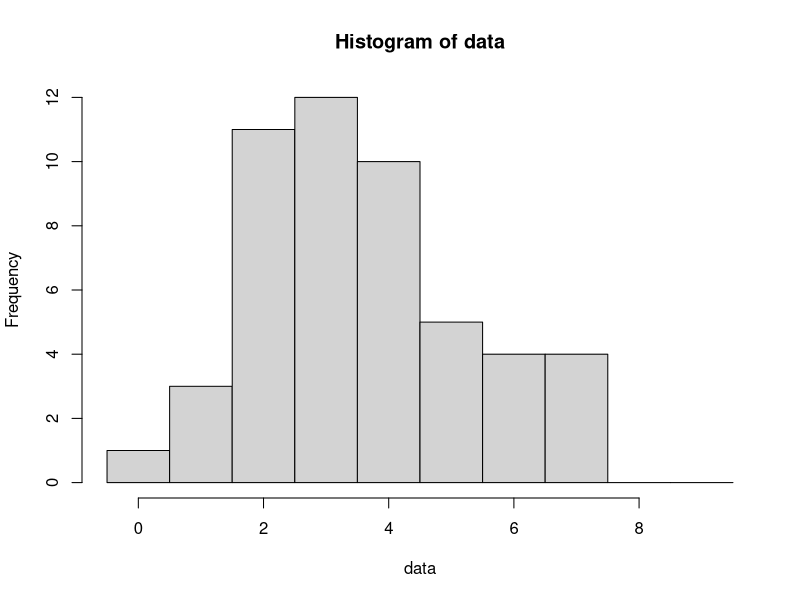
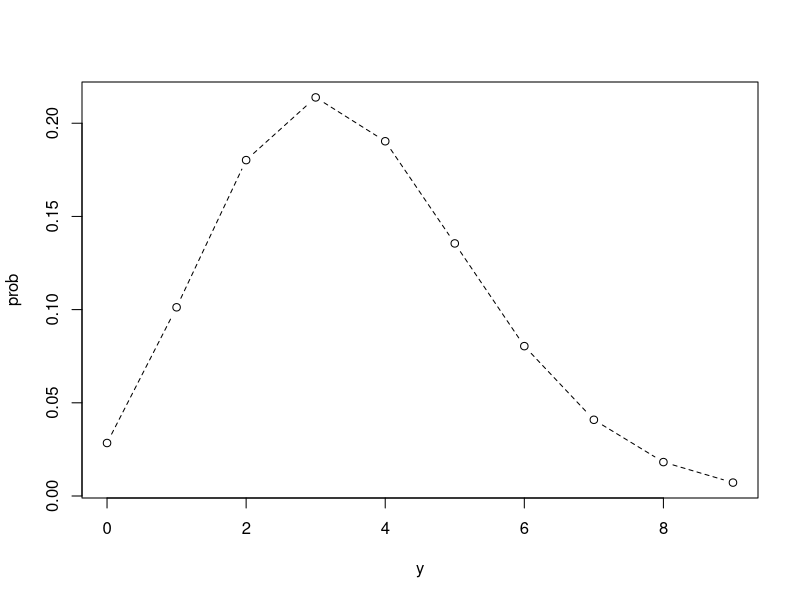
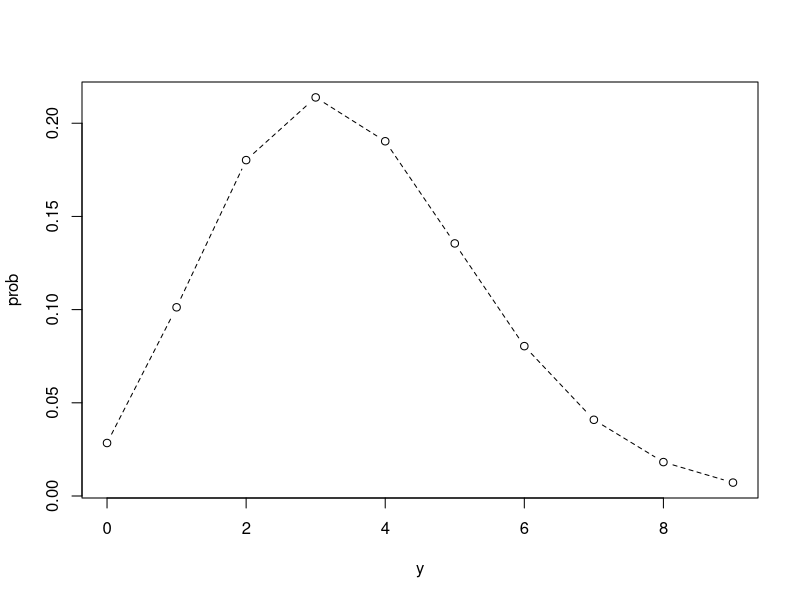
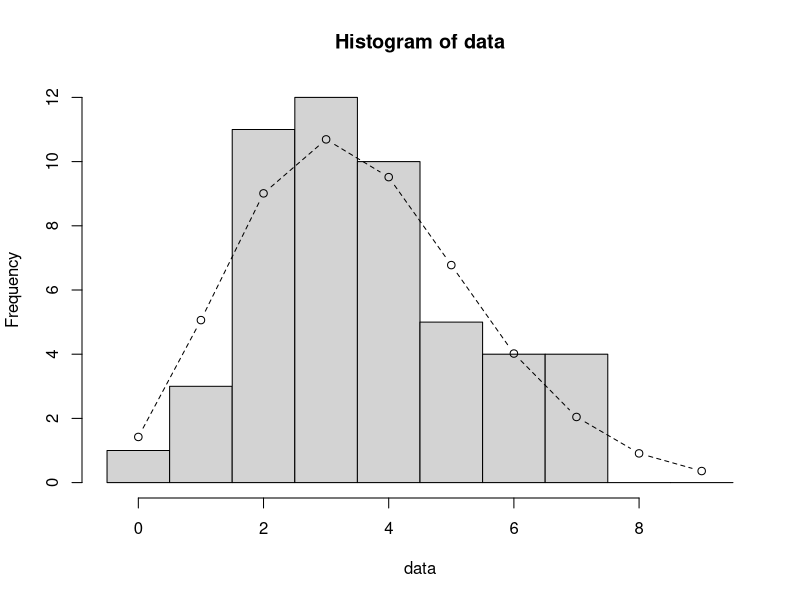
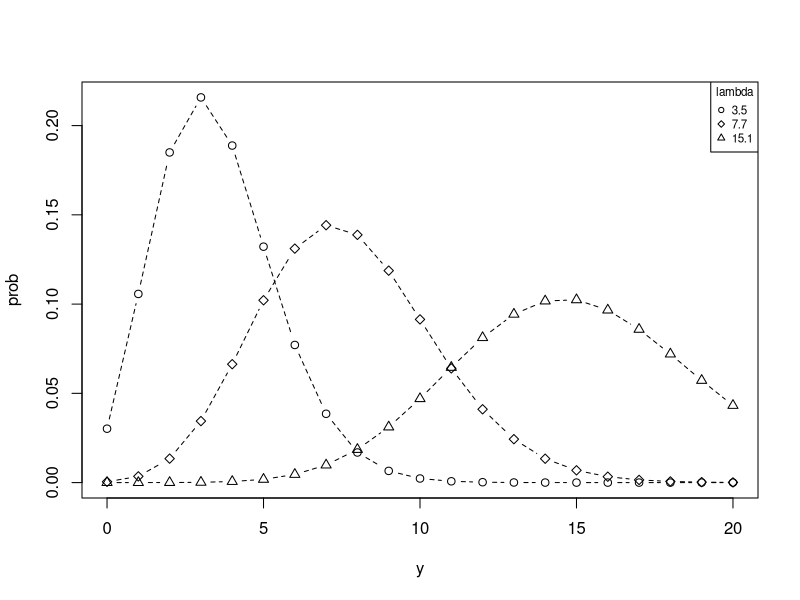
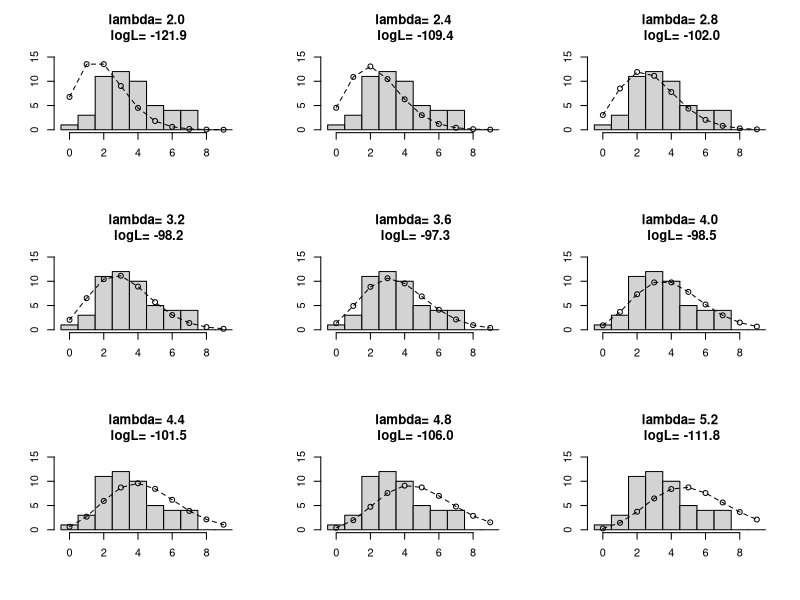
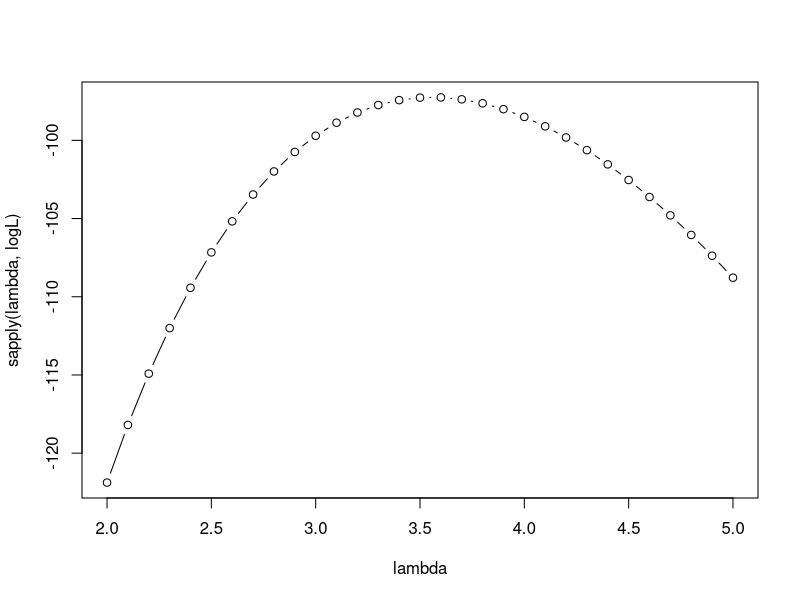
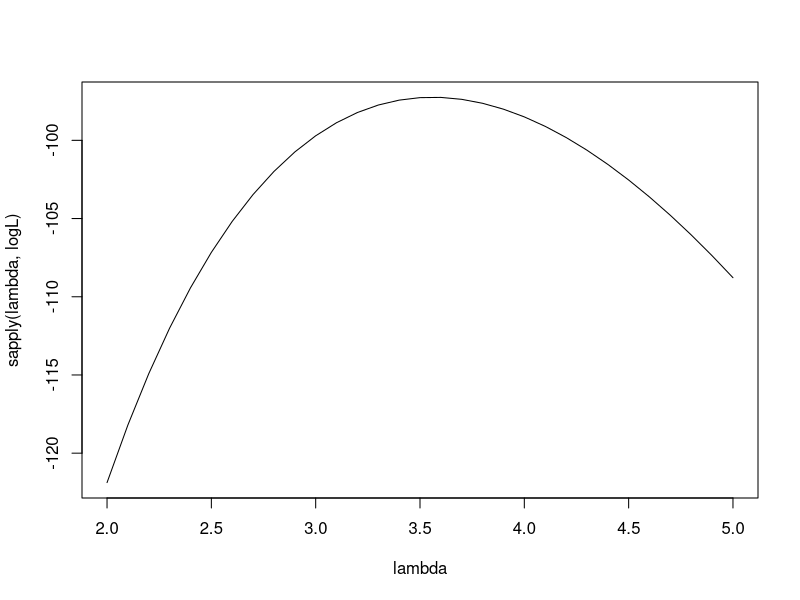

Recreate these plots in R, in order.
############################################
# R 활용 통계 모델링 입문 (박영사)
# 2 장 R 실습 code
# 본서에 대한 문의사항은 박영사(www.pybook.co.kr) 또는 
# 역자 (이종찬, 이메일 : jc1010@korea.ac.kr)에게 연락바랍니다.
############################################

# load("data.Rdata")   # 데이터 import
# 또는 직접 입력 
data<-c(2,2,4,6,4,5,2,3,1,2,0,4,3,3,3,3,4,2,7,2,4,3,3,3,4,3,7,5,3,1,7,6,4,6,5,2,4,7,2,2,6,2,4,5,4,5,1,3,2,3)
data 

length(data) # data에는 몇 개의 데이터가 포함되어 있는가?

summary(data) # data 요약

table(data) # 빈도표

hist(data, breaks=seq(-0.5, 9.5, 1)) # histogram

var(data) # variance

sd(data) # standard deviance
sqrt(var(data)) # standard deviance

y<-0:9
prob<-dpois(y, lambda=3.56) # poisson prob
plot(y, prob, type="b", lty=2) # plot

# Fig.2.3 
as.data.frame(cbind(y, prob))
N <- length(data)

# Fig.2.4 dpoist.set
plot(y, prob, type="b", lty=2)

# Fig.2.5 dpoist.set
# 관찰값과 히스토그램 겹쳐 그리기 
hist(data, breaks = seq(-0.5, 9.5))
lines(y, prob * N, type = "b", lty = 2)

# Fig.2.6 dpoist.set
# 모수에 따른 세가지 포아송분포
y <- 0:20
plot(y, dpois(y, lambda = 3.5), type = "b", lty = 2, pch = 21, ylab = "prob")
lines(y, dpois(y, lambda = 7.7), type = "b", lty = 2, pch = 23)
lines(y, dpois(y, lambda = 15.1), type = "b", lty = 2, pch = 24)
legend("topright", legend = c(3.5, 7.7, 15.1), pch = c(21, 23, 24),
title = "lambda", cex = 0.7)

# Fig. 2.7
# 모수에 포아송분포의 형태와 로그우도값 
logL <- function(m) sum(dpois(data, m, log = TRUE))
plot.poisson <- function(lambda) {
  y <- 0:9
  prob <- dpois(y, lambda = lambda)
  
  hist(data, breaks = seq(-0.5, 9.5, 1), ylim = c(0, 15),
       main = "", xlab = "", ylab = "")
  points(y, prob * 50)
  lines(y,  prob * 50, lty = 2)
  
  title(sprintf("lambda= %.1f\n logL= %.1f", lambda, logL(lambda)))
}

layout(matrix(1:9, byrow = T, ncol = 3)) # 그래프 출력 화면 3행 3열 분할 
sapply(seq(2, 5.2, 0.4), plot.poisson) # 그래프 출력

# Fig. 2.8
layout(matrix(1:1, byrow = T))  # 그래프 출력 화면을 디폴트로 복원

# 로그 우도함수의 점선 그래프  type = "b" 지정
logL <- function(m) sum(dpois(data, m, log = TRUE))
lambda <- seq(2, 5, 0.1)
plot(lambda, sapply(lambda, logL), type = "b")

# 로그 우도함수의 실선 그래프  type = "l" 지정
logL<-function(m) sum(dpois(data, m, log=TRUE))
lambda<-seq(2,5,0.1)
plot(lambda, sapply(lambda, logL) , type="l")

# Fig. 2.9
# 랜덤 포아송샘플 추출 함수 정의
# 표본수 50, 평균 3.5
r.poisson <-function(x) mean(rpois(50, 3.5))

# 3000개의 랜덤 포아송샘플 추출과 표본평균 계산
poi.rnd <- sapply(1:3000, r.poisson)
hist(poi.rnd, breaks=20, main="Histogram of Poisson ditribution \n with mean 3.5") # 히스토그램

